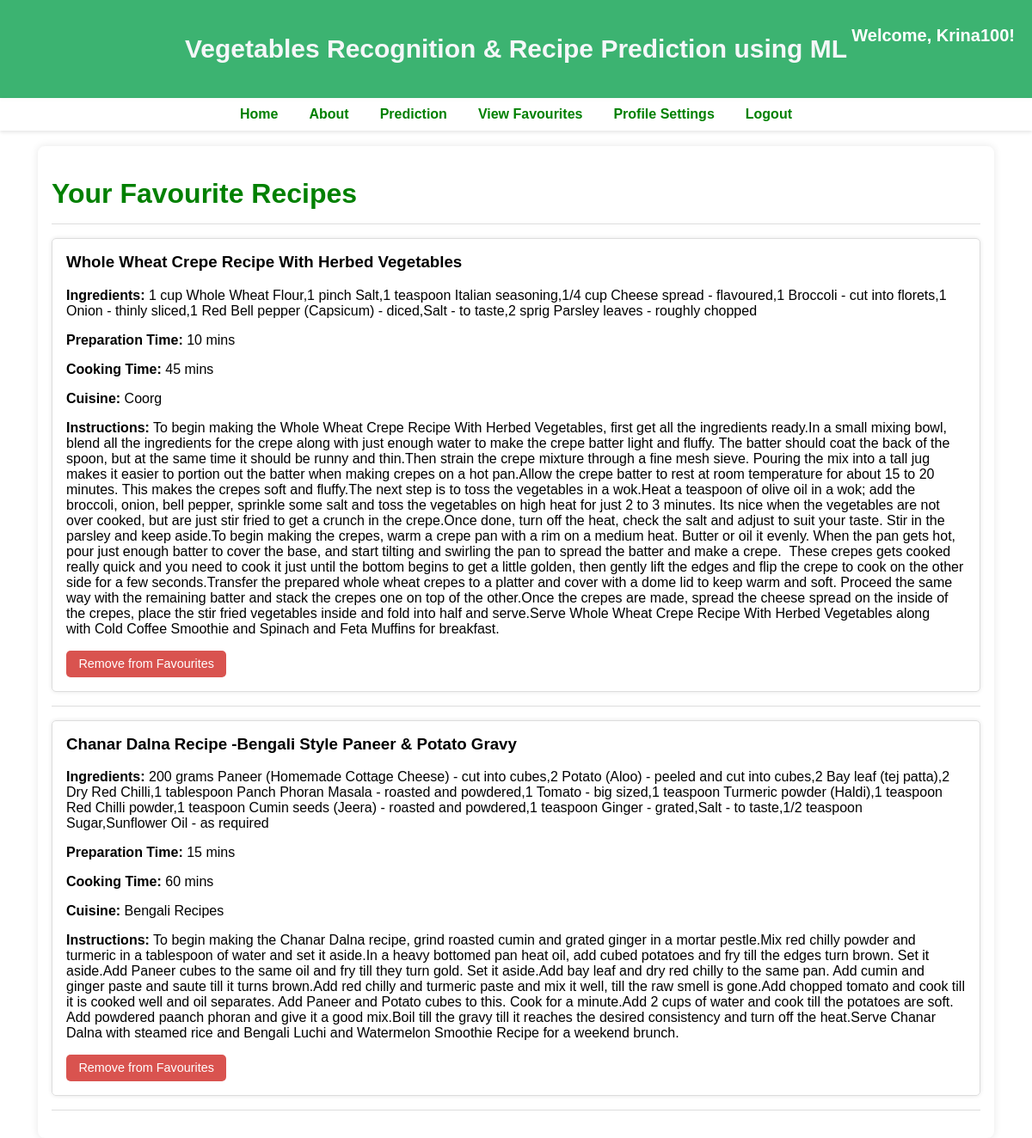
Screenshot of /favourites/ (signed in) with the database file from the repository.
### vegapp/models.py (models this page shows, shortened)
class FavouriteRecipe(models.Model):
    user = models.ForeignKey(User, on_delete=models.CASCADE)
    recipe_name = models.CharField(max_length=255)
    ingredients = models.TextField()
    prep_time = models.CharField(max_length=50)
    cook_time = models.CharField(max_length=50)
    cuisine = models.CharField(max_length=100)
    instructions = models.TextField()

### vegapp/views.py (the view)
# urls.py: path('favourites/', views.favourites, name='favourites'),
@login_required(login_url='login')
def favourites(request):
    favourite_recipes = FavouriteRecipe.objects.filter(user=request.user)
    return render(request, 'favourites.html', {'favourite_recipes': favourite_recipes})

### templates/favourites.html (shortened to what this page needs)
<!DOCTYPE html>
<html lang="en">
<head>
</head>
<body>
    <header>
        Vegetables Recognition & Recipe Prediction using ML
        {% if user.is_authenticated %}
            <p class="welcome-message">Welcome, {{ user.username }}!</p>
        {% else %}
            <p class="welcome-message">Welcome, Guest!</p>
        {% endif %}
    </header>
    <div class="navbar">
        <a href="{% url 'home' %}">Home</a>
        <a href="{% url 'about' %}">About</a>
        <a href="{% url 'prediction' %}">Prediction</a>
        <a href="{% url 'favourites' %}">View Favourites</a>
        <a href="{% url 'profile' %}">Profile Settings</a>
        <a href="{% url 'logout' %}">Logout</a>
    </div>
<br />
    <div class="container">
        <h1>Your Favourite Recipes</h1>
        <hr>
        {% if favourite_recipes %}
            <div>
                {% for recipe in favourite_recipes %}
                    <div class="recipe-item">
                        <h3>{{ recipe.recipe_name }}</h3>
                        <p><strong>Ingredients:</strong> {{ recipe.ingredients }}</p>
                        <p><strong>Preparation Time:</strong> {{ recipe.prep_time }} mins</p>
                        <p><strong>Cooking Time:</strong> {{ recipe.cook_time }} mins</p>
                        <p><strong>Cuisine:</strong> {{ recipe.cuisine }}</p>
                        <p><strong>Instructions:</strong> {{ recipe.instructions }}</p>
                        <form method="POST" action="{% url 'remove_from_favourites' recipe.id %}">
                            <button type="submit">Remove from Favourites</button>
                        </form>
                    </div>
                    <hr />
                {% endfor %}
            </div>
        {% else %}
            <p>No favourite recipes found.</p>
        {% endif %}
    </div>
</body>
</html>

### templates/favourites.html (style rules this page uses)
body { font-family: Arial, sans-serif; margin: 0; padding: 0; background: url("https://i.pinimg.com/736x/f9/98/86/f99886a97ba4e7b0aa4d8b33e00b060c.jpg"); color: #ffffff; background-size: cover; }
header { background-color: #3cb371; color: #f5f7f9; padding: 40px; text-align: center; font-size: 30px; font-weight: bold; box-shadow: 0 2px 4px rgba(0, 0, 0, 0.1); }
.welcome-message { position: absolute; top: 10px; right: 20px; font-size: 20px; color: #ffffff; }
.navbar { display: flex; text-align: center; margin: auto; justify-content: center; background-color: rgba(255, 255, 255, 0.8); padding: 10px 0; box-shadow: 0 2px 4px rgba(0, 0, 0, 0.1); }
.navbar a { text-decoration: none; background-color: white; color: #008000; font-size: 16px; margin: 0 0.5em; padding: 0 10px; cursor: pointer; transition: background-color 0.3s ease; font-weight: bold; }
.container { max-width: 90%; margin: 0 auto; padding: 1em; background: white; border-radius: 8px; box-shadow: 0 0 10px rgba(0, 0, 0, 0.1); overflow-y: auto; color: black; }
h1 { font-size: 2em; margin-bottom: 0.5em; color: #008000; }
hr { border: 0; height: 1px; background: #ddd; margin: 1em 0; }
.recipe-item { border: 1px solid #ddd; padding: 1em; margin-bottom: 1em; border-radius: 5px; box-shadow: 0 0 5px rgba(0, 0, 0, 0.1); }
.recipe-item h3 { margin-top: 0; }
.recipe-item form { margin-top: 1em; }
.recipe-item button { padding: 0.5em 1em; border: none; background-color: #d9534f; color: white; border-radius: 5px; cursor: pointer; font-size: 0.9em; }

### rows the page displays
FavouriteRecipe: recipe_name "Whole Wheat Crepe Recipe With Herbed Vegetables", ingredients "1 cup Whole Wheat Flour,1 pinch Salt,1 teaspoon Italian seasoning,1/4 cup Cheese spread - flavoured,1 Broccoli - cut into florets,1 Onion - thinly sliced,1 Red Bell pepper (Capsicum) - diced,Salt - to taste,2 sprig Parsley leaves - roughly chopped", prep_time "10", cook_time "45", cuisine "Coorg", instructions "To begin making the Whole Wheat Crepe Recipe With Herbed Vegetables, first get all the ingredients ready.In a small mixing bowl, blend all the ingredients for the crepe along with just enough water to make the crepe batter light and fluffy. The batter should coat the back of the spoon, but at the same time it should be runny and thin.Then strain the crepe mixture through a fine mesh sieve. Pouring the mix into a tall jug makes it easier to portion out the batter when making crepes on a hot pan.Allow the crepe batter to rest at room temperature for about 15 to 20 minutes. This makes the crepes soft and fluffy.The next step is to toss the vegetables in a wok.Heat a teaspoon of olive oil in a…"
FavouriteRecipe: recipe_name "Chanar Dalna Recipe -Bengali Style Paneer & Potato Gravy", ingredients "200 grams Paneer (Homemade Cottage Cheese) - cut into cubes,2 Potato (Aloo) - peeled and cut into cubes,2 Bay leaf (tej patta),2 Dry Red Chilli,1 tablespoon Panch Phoran Masala - roasted and powdered,1 Tomato - big sized,1 teaspoon Turmeric powder (Haldi),1 teaspoon Red Chilli powder,1 teaspoon Cumin seeds (Jeera) - roasted and powdered,1 teaspoon Ginger - grated,Salt - to taste,1/2 teaspoon Sugar,Sunflower Oil - as required", prep_time "15", cook_time "60", cuisine "Bengali Recipes", instructions "To begin making the Chanar Dalna recipe, grind roasted cumin and grated ginger in a mortar pestle.Mix red chilly powder and turmeric in a tablespoon of water and set it aside.In a heavy bottomed pan heat oil, add cubed potatoes and fry till the edges turn brown. Set it aside.Add Paneer cubes to the same oil and fry till they turn gold. Set it aside.Add bay leaf and dry red chilly to the same pan. Add cumin and ginger paste and saute till it turns brown.Add red chilly and turmeric paste and mix it well, till the raw smell is gone.Add chopped tomato and cook till it is cooked well and oil separates. Add Paneer and Potato cubes to this. Cook for a minute.Add 2 cups of water and cook till the…"

### other values shown
{{ user.username }} "Krina100"
